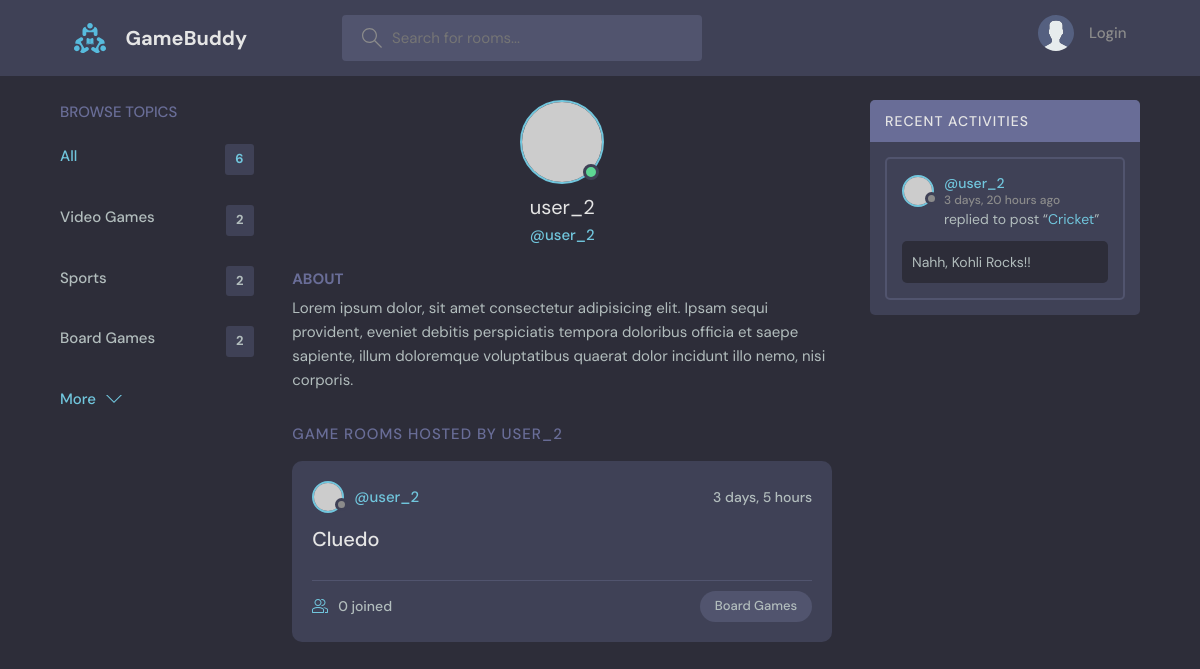
Before: /user_profile/user_2/ with the older database file.
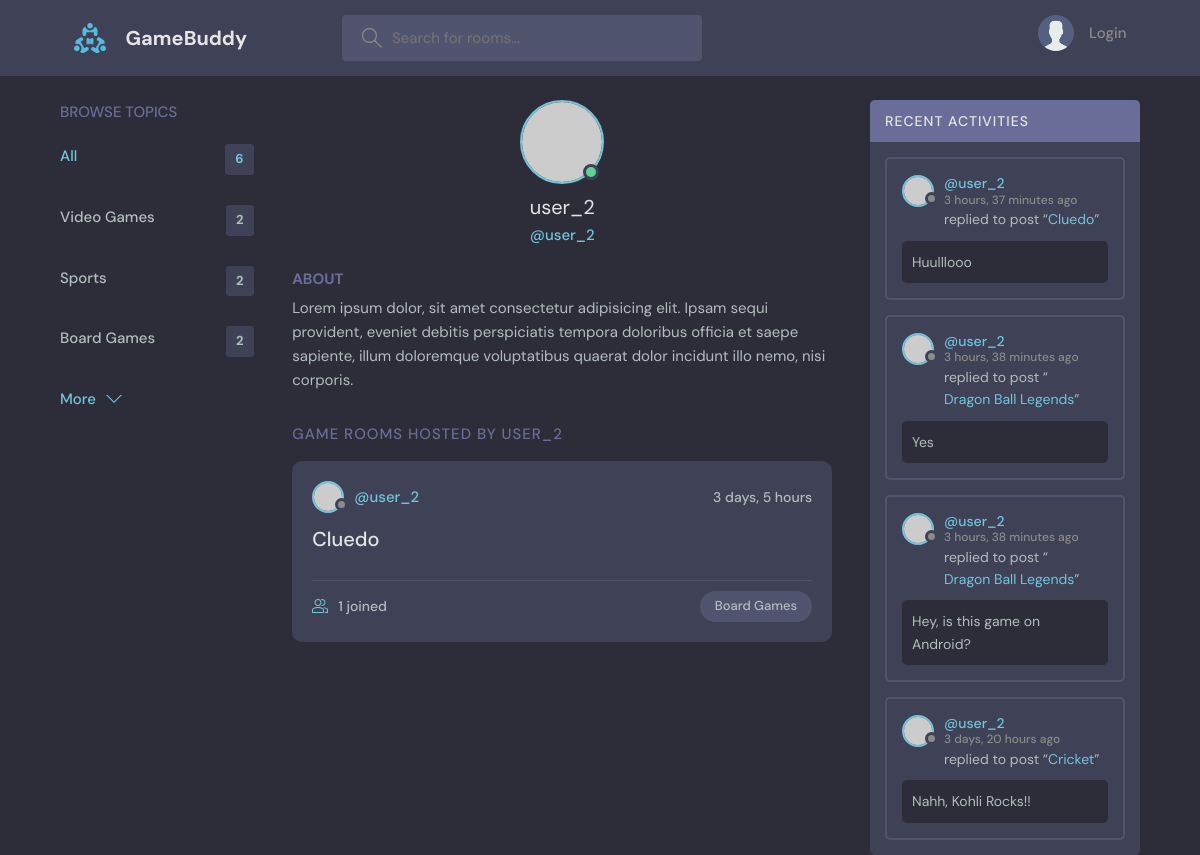
After: the same page with the newer database file.
### base/models.py (models this page shows)
class Topic(models.Model):
    name = models.CharField(max_length=200)
    def __str__(self):
        return self.name

class Room(models.Model):
    host = models.ForeignKey(User, on_delete=models.CASCADE, null=True)
    topic = models.ForeignKey(Topic, on_delete=models.CASCADE, null=True)
    name = models.CharField(max_length=200)
    description = models.TextField(null=True, blank=True)
    participants = models.ManyToManyField(User, related_name='participants', blank=True)
    updated = models.DateTimeField(auto_now=True)
    created = models.DateTimeField(auto_now_add=True)
    class Meta:
        ordering = ['-updated', '-created']
    def __str__(self):
        return self.name

class Message(models.Model):
    user = models.ForeignKey(User, on_delete=models.CASCADE, default='amanssi')
    room = models.ForeignKey(Room, on_delete=models.CASCADE, )
    body = models.TextField()
    updated = models.DateTimeField(auto_now=True)
    created = models.DateTimeField(auto_now_add=True)
    def __str__(self):
        return self.body[:50]

### base/views.py (the view)
# urls.py: path('user_profile/<str:pk>/', views.userProfile, name="userProfile_name"),
def userProfile(request, pk):
    curUser=User.objects.get(username=pk)
    curUser_messages=curUser.message_set.all().order_by('-created')
    curUser_rooms=curUser.room_set.all()
    topics=Topic.objects.filter()
    context={'curUser':curUser, 'allMessages':curUser_messages, 'rooms':curUser_rooms, 'topics':topics, 'rooms_count':Room.objects.filter().count()}
    return render(request, 'base/user_profile.html', context)

### base/templates/base/user_profile.html (shortened to what this page needs)
{% extends 'main.html' %}
{% block content %}
<main class="profile-page layout layout--3">
  <div class="container">
    {% include 'base/topicsComponent.html' %}
    <div class="roomList">
      <div class="profile">
        <div class="profile__avatar">
          <div class="avatar avatar--large active">
            <img src="https://randomuser.me/api/portraits/men/11.jpg" />
          </div>
        </div>
        <div class="profile__info">
          <h3>{{curUser.username}}</h3>
          <p>@{{curUser.username}}</p>
        </div>
        <div class="profile__about">
          <h3>About</h3>
          <p>
            Lorem ipsum dolor, sit amet consectetur adipisicing elit. Ipsam sequi provident, eveniet debitis perspiciatis tempora doloribus officia et saepe sapiente, illum doloremque voluptatibus quaerat dolor incidunt illo nemo, nisi corporis.
          </p>
        </div>
      </div>
      <div class="roomList__header">
        <div>
          <h2>Game Rooms Hosted by {{curUser.username}}</a>
          </h2>
        </div>
      </div>
      {% include 'base/feedComponent.html' %}
    </div>
    <div class="activities">
      <div class="activities__header">
        <h2>Recent Activities</h2>
      </div>
      {% include 'base/activityComponent.html' %}
    </div>
  </div>
</main>
{% endblock content %}

### templates/main.html (shortened to what this page needs)
<!DOCTYPE html>
{% load static %}
<html lang="en">
    <head>
        <link rel="stylesheet" href="{% static 'styles/style.css' %}" />
    </head>
    <body>
        {% include 'navbar.html' %}
        {% block content %}
        {% endblock content %}
    <body/>
</html>

### templates/navbar.html (shortened to what this page needs)
{% load static %}
<header class="header header--loggedIn">
  <div class="container">
    <a href="{% url 'home_name' %}" class="header__logo">
      <img src="{% static 'images/logo.svg' %}" />
      <h1>GameBuddy</h1>
    </a>
    <form class="header__search" action="{% url 'home_name' %}" method="GET">
      <label>
        <input type="text" name="query" placeholder="Search for rooms..." />
      </label>
    </form>
    <nav class="header__menu">
      {% if request.user.is_authenticated %}
        <div class="header__user">
          <a href="{% url 'userProfile_name' user.username %}">
            <div class="avatar avatar--medium active">
              <img src="https://randomuser.me/api/portraits/men/37.jpg" />
            </div>
            <p>{{request.user.username}} <span>@{{request.user.username}}</span></p>
          </a>
          <button class="dropdown-button">
            <svg version="1.1" xmlns="http://www.w3.org/2000/svg" width="32" height="32" viewBox="0 0 32 32">
              <title>chevron-down</title>
              <path d="M16 21l-13-13h-3l16 16 16-16h-3l-13 13z"></path>
            </svg>
          </button>
        </div>
      {% else %}
        <a href="{% url 'login_name' %}">
          <img src="{% static 'images/avatar.svg' %}" />
          <p>Login</p>
        </a>
      {% endif %}
    </nav>
  </div>
</header>

### base/templates/base/topicsComponent.html
<div class="topics">
    <div class="topics__header">
      <h2>Browse Topics</h2>
    </div>
    <ul class="topics__list">
      <li>
        <a href="{% url 'home_name' %}" class="active">All <span>{{rooms_count}}</span></a>
      </li>
      {% for topic in topics %}
      <li>
        <a href="{% url 'home_name' %}?query={{topic.name}}">{{topic.name}}<span>{{topic.room_set.all.count}}</span></a>
      </li>
      {% endfor %}
    </ul>
    <a class="btn btn--link" href="{% url 'topics_name' %}">
      More
      <svg version="1.1" xmlns="http://www.w3.org/2000/svg" width="32" height="32" viewBox="0 0 32 32">
        <title>chevron-down</title>
        <path d="M16 21l-13-13h-3l16 16 16-16h-3l-13 13z"></path>
      </svg>
    </a>
  </div>

### base/templates/base/feedComponent.html (shortened to what this page needs)
{% for room in rooms %}
<div class="roomListRoom">
    <div class="roomListRoom__header">
    <a href="{% url 'userProfile_name' room.host.username %}" class="roomListRoom__author">
        <div class="avatar avatar--small">
        <img src="https://randomuser.me/api/portraits/women/11.jpg" />
        </div>
        <span>@{{room.host.username}}</span>
    </a>
    <div class="roomListRoom__actions">
        <span>{{room.created|timesince}}</span>
    </div>
    </div>
    <div class="roomListRoom__content">
    <a href="{% url 'room_name' room.id %}">{{room.name}}</a>
    </div>
    <div class="roomListRoom__meta">
    <a href="{% url 'room_name' room.id %}" class="roomListRoom__joined">
        {{room.participants.count}} joined
    </a>
    <p class="roomListRoom__topic">{{room.topic}}</p>
    </div>
</div>
{% endfor %}

### base/templates/base/activityComponent.html (shortened to what this page needs)
{% for message in allMessages %}
<div class="activities__box">
    <div class="activities__boxHeader roomListRoom__header">
      <a href="{% url 'userProfile_name' message.user.username %}" class="roomListRoom__author">
        <div class="avatar avatar--small">
          <img src="https://randomuser.me/api/portraits/women/11.jpg" />
        </div>
        <p>
          @{{message.user}}
          <span>{{message.created|timesince}} ago</span>
        </p>
      </a>
    </div>
    <div class="activities__boxContent">
      <p>replied to post “<a href="{% url 'room_name' message.room.id %}">{{message.room}}</a>”</p>
      <div class="activities__boxRoomContent">
        {{message}}
      </div>
    </div>
  </div>
{% endfor %}

Changed rows visible on the page:
computed for Room "Cluedo": participants.count "0" → "1"
added Message: user "user_2", created "3 hours, 37 minutes", room "Cluedo", body "Huulllooo"
added Message: user "user_2", created "3 hours, 38 minutes", room "Dragon Ball Legends", body "Yes"
added Message: user "user_2", created "3 hours, 38 minutes", room "Dragon Ball Legends", body "Hey, is this game on Android?"
